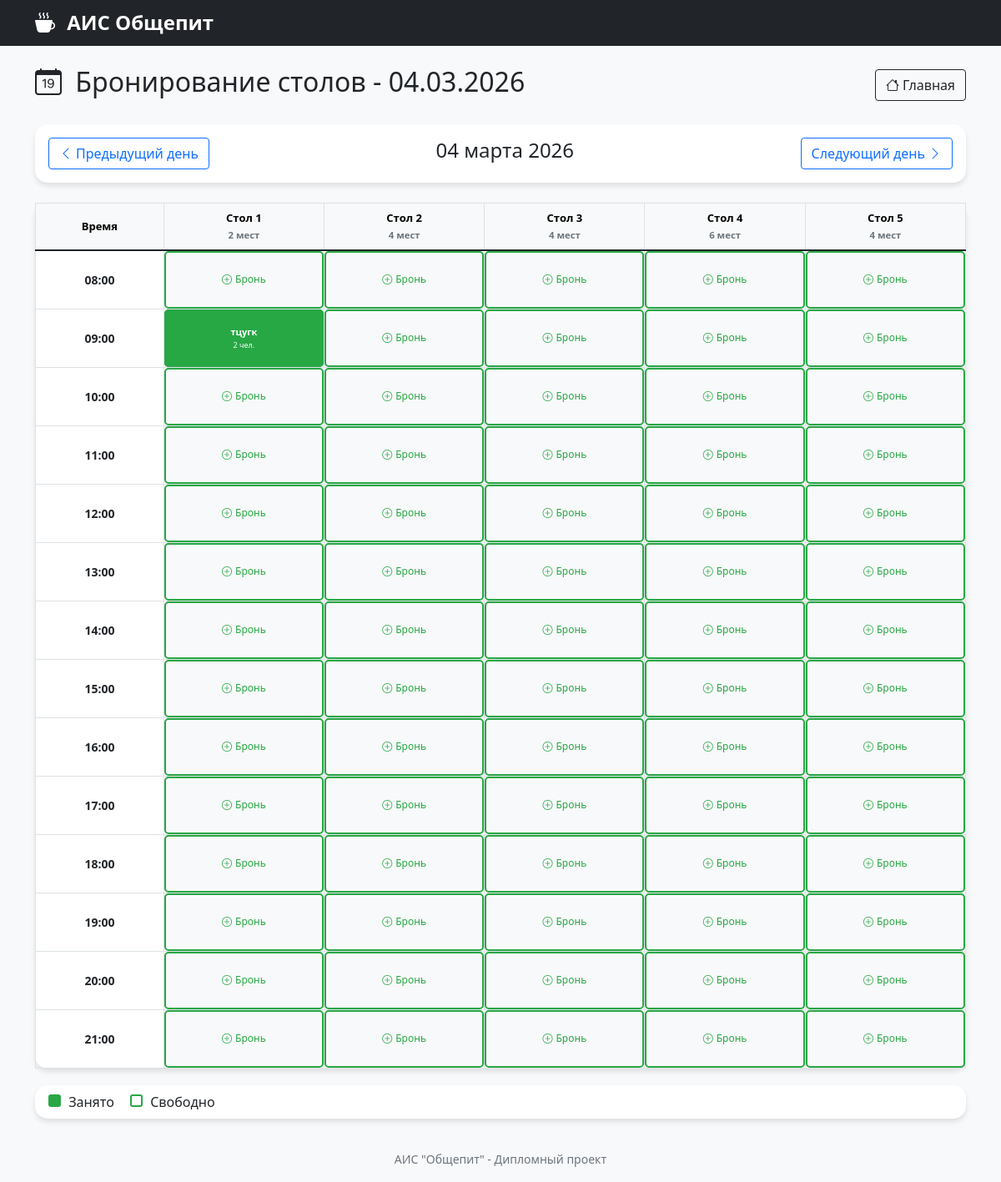
The page /booking/ on the database its author committed.
### tables/models.py (models this page shows, shortened)
class Table(models.Model):
    STATUS_CHOICES = [
        ('free', 'Свободен'),
        ('occupied', 'Занят'),
        ('reserved', 'Забронирован'),
    ]
    number = models.IntegerField(unique=True, verbose_name="Номер стола")
    seats = models.IntegerField(verbose_name="Количество мест")
    status = models.CharField(max_length=20, choices=STATUS_CHOICES, default='free', verbose_name="Статус")
    class Meta:
        verbose_name = "Стол"
        verbose_name_plural = "Столы"
        ordering = ['number']

### booking/models.py (models this page shows, shortened)
class Booking(models.Model):
    table = models.ForeignKey(Table, on_delete=models.CASCADE, verbose_name="Стол")
    guest_name = models.CharField(max_length=100, verbose_name="Имя гостя")
    guest_phone = models.CharField(max_length=20, verbose_name="Телефон")
    guests_count = models.IntegerField(verbose_name="Количество гостей")
    booking_date = models.DateField(verbose_name="Дата брони")
    booking_time = models.TimeField(verbose_name="Время брони")
    created_at = models.DateTimeField(auto_now_add=True, verbose_name="Дата создания")
    class Meta:
        verbose_name = "Бронь"
        verbose_name_plural = "Брони"
        ordering = ['booking_date', 'booking_time']

### booking/views.py (the view)
# urls.py: path('', views.calendar, name='booking_calendar'),
def calendar(request):
    date_str = request.GET.get('date')
    if date_str:
        try:
            current_date = datetime.strptime(date_str, '%Y-%m-%d').date()
        except:
            current_date = timezone.now().date()
    else:
        current_date = timezone.now().date()
    tables = Table.objects.all().order_by('number')
    bookings = Booking.objects.filter(booking_date=current_date)
    time_slots = []
    for hour in range(8, 22):
        time_slots.append(f"{hour:02d}:00")
    context = {
        'tables': tables,
        'bookings': bookings,
        'time_slots': time_slots,
        'current_date': current_date,
        'prev_date': current_date - timedelta(days=1),
        'next_date': current_date + timedelta(days=1),
    }
    return render(request, 'booking/calendar.html', context)

### templates/booking/calendar.html (shortened to what this page needs)
{% extends "base.html" %}
{% block content %}
<div class="d-flex justify-content-between align-items-center mb-4">
    <h2>
        <i class="bi bi-calendar-date me-2"></i>
        Бронирование столов - {{ current_date|date:"d.m.Y" }}
    </h2>
    <div>
        <a href="{% url 'index' %}" class="btn btn-outline-dark">
            <i class="bi bi-house me-1"></i>Главная
        </a>
    </div>
</div>
<div class="card mb-4">
    <div class="card-body">
        <div class="d-flex justify-content-between align-items-center">
            <a href="?date={{ prev_date|date:'Y-m-d' }}" class="btn btn-outline-primary">
                <i class="bi bi-chevron-left me-1"></i>Предыдущий день
            </a>
            <h4>{{ current_date|date:"d E Y" }}</h4>
            <a href="?date={{ next_date|date:'Y-m-d' }}" class="btn btn-outline-primary">
                Следующий день<i class="bi bi-chevron-right ms-1"></i>
            </a>
        </div>
    </div>
</div>
<div class="card">
    <div class="card-body p-0">
        <div class="table-responsive">
            <table class="table table-bordered mb-0" style="table-layout: fixed;">
                <thead class="table-light">
                    <tr>
                        <th style="width: 80px;">Время</th>
                        {% for table in tables %}
                        <th class="text-center" style="width: 100px;">
                            Стол {{ table.number }}<br>
                            <small class="text-muted">{{ table.seats }} мест</small>
                        </th>
                        {% endfor %}
                    </tr>
                </thead>
                <tbody>
                    {% for time in time_slots %}
                    <tr>
                        <td class="text-center align-middle fw-bold" style="width: 80px; font-size: 14px;">{{ time }}</td>
                        {% for table in tables %}
                        <td class="text-center p-1" style="height: 70px; vertical-align: middle; position: relative;">
                            <a href="{% url 'booking_create' %}?table={{ table.id }}&date={{ current_date|date:'Y-m-d' }}&time={{ time }}"
                               style="display: flex; width: 100%; height: 100%; background-color: #f8f9fa; border: 2px solid #28a745; color: #28a745; text-decoration: none; border-radius: 5px; align-items: center; justify-content: center; position: absolute; top: 0; left: 0; z-index: 1; font-size: 12px;">
                                <i class="bi bi-plus-circle me-1" style="font-size: 12px;"></i> Бронь
                            </a>
                            {% for booking in bookings %}
                                {% if booking.table.id == table.id and booking.booking_time|time:"H:i" == time %}
                                    <div style="background-color: #28a745; color: white; padding: 3px; border-radius: 5px; width: 100%; height: 100%; display: flex; flex-direction: column; justify-content: center; align-items: center; position: absolute; top: 0; left: 0; z-index: 2; font-size: 11px;">
                                        <strong style="font-size: 11px;">{{ booking.guest_name|truncatechars:8 }}</strong>
                                        <small style="font-size: 9px;">{{ booking.guests_count }} чел.</small>
                                    </div>
                                {% endif %}
                            {% endfor %}
                        </td>
                        {% endfor %}
                    </tr>
                    {% endfor %}
                </tbody>
            </table>
        </div>
    </div>
</div>
<div class="row mt-3">
    <div class="col-12">
        <div class="card">
            <div class="card-body py-2">
                <span style="display: inline-block; width: 15px; height: 15px; background-color: #28a745; margin-right: 5px; border-radius: 3px;"></span> Занято
                <span style="display: inline-block; width: 15px; height: 15px; border: 2px solid #28a745; margin-left: 15px; margin-right: 5px; border-radius: 3px;"></span> Свободно
            </div>
        </div>
    </div>
</div>
{% endblock %}

### templates/base.html (shortened to what this page needs)
{% load pwa %}
<!DOCTYPE html>
<html lang="ru">
<head>
    <link href="https://cdn.jsdelivr.net/npm/bootstrap@5.1.3/dist/css/bootstrap.min.css" rel="stylesheet">
    <link rel="stylesheet" href="https://cdn.jsdelivr.net/npm/bootstrap-icons@1.8.1/font/bootstrap-icons.css">
</head>
<body>
    <nav class="navbar navbar-dark bg-dark">
        <div class="container">
            <span class="navbar-brand mb-0 h1">
                <i class="bi bi-cup-hot-fill me-2"></i>
                АИС Общепит
            </span>
        </div>
    </nav>
    <div class="container mt-4 fade-in">
        {% block content %}
        {% endblock %}
    </div>
    <footer class="mt-auto py-3 text-center text-muted">
        <small>АИС "Общепит" - Дипломный проект</small>
    </footer>
</body>
</html>

### templates/base.html (style rules this page uses)
:root { --primary-color: #0d6efd; --success-color: #198754; --warning-color: #ffc107; --danger-color: #dc3545; --dark-bg: #212529; --light-bg: #f8f9fa; }
body { font-family: 'Segoe UI', Tahoma, Geneva, Verdana, sans-serif; background-color: var(--light-bg); min-height: 100vh; display: flex; flex-direction: column; }
.navbar-brand { font-weight: bold; font-size: 1.5rem; }
.card { border-radius: 15px; box-shadow: 0 4px 6px rgba(0,0,0,0.1); transition: transform 0.2s, box-shadow 0.2s; border: none; margin-bottom: 20px; }
.fade-in { animation: fadeIn 0.5s ease-out; }

### templates/booking/calendar.html (style rules this page uses)
.table td { vertical-align: middle !important; text-align: center; height: 70px; padding: 2px !important; position: relative; }
.table th { background-color: #f8f9fa; text-align: center; vertical-align: middle; font-size: 13px; padding: 8px 2px !important; }
.table { font-size: 13px; }

### rows shown on the page
Table: number "1", seats "2"
Table: number "2", seats "4"
Table: number "3", seats "4", {{ table.id }} 1 (drawn)
Table: number "4", seats "6"
Table: number "5", seats "4"
Booking: guest_name "тцугк", guests_count "2"

### other values the page prints
{{ time }} "08:00" "09:00" "10:00" "11:00" "12:00" "13:00" "14:00" "15:00" "16:00" "17:00" "18:00" "19:00" "20:00" "21:00"
